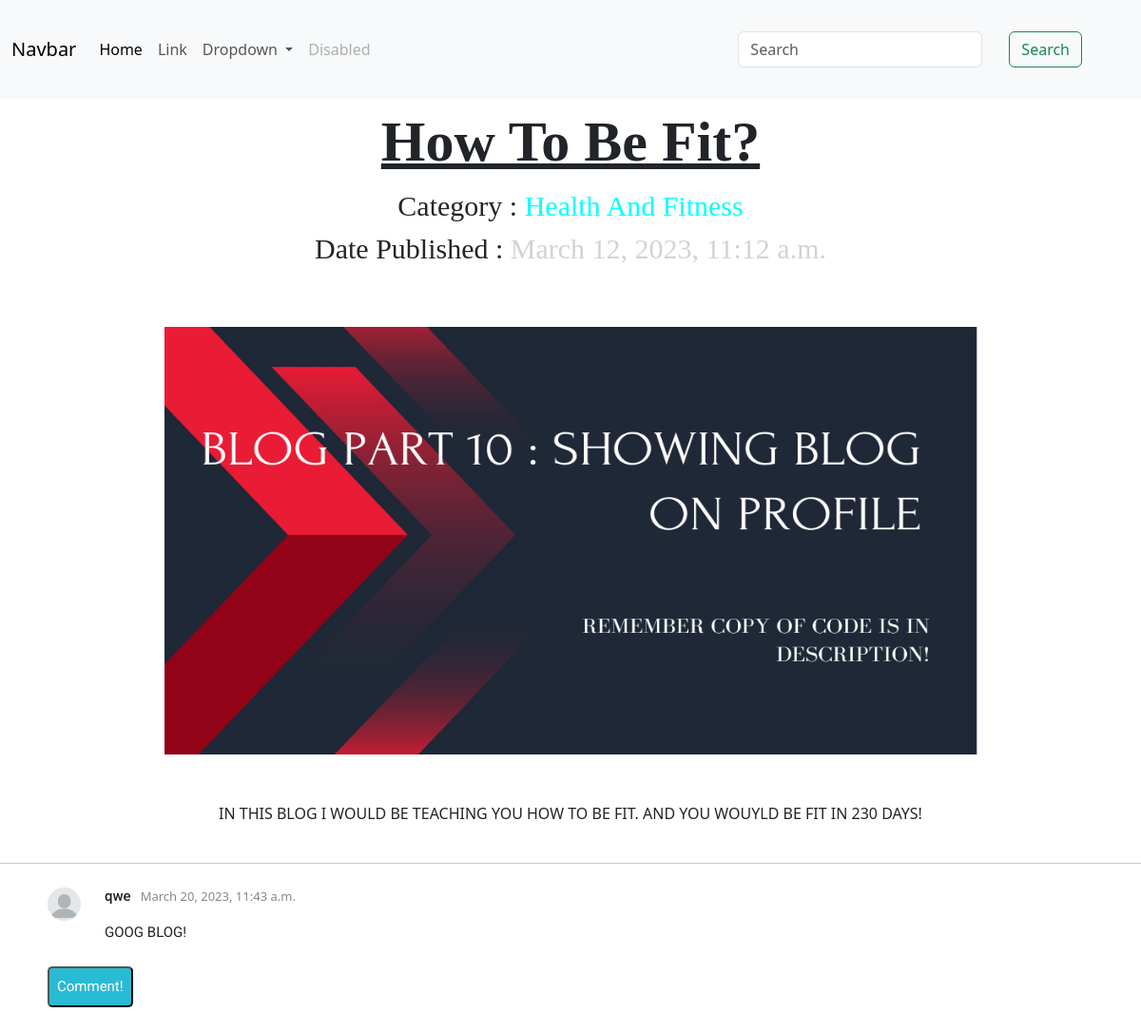
/blogapp/blog_details/4, run on an earlier commit of the app's database.
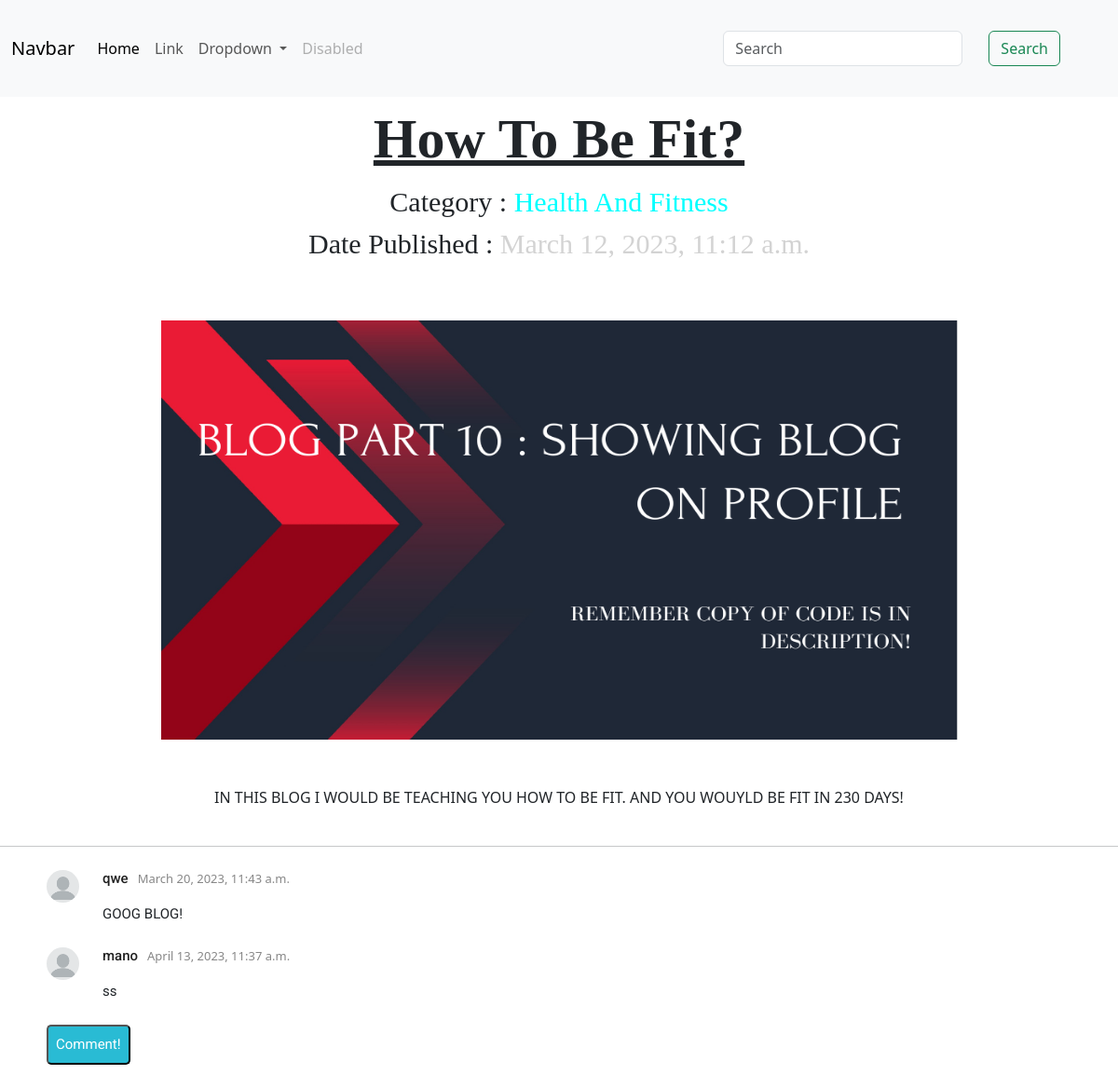
And on a later commit of the database.
### blogapp/models.py (models this page shows)
class Blog_Model(models.Model):
    author = models.ForeignKey(User,on_delete=models.CASCADE,related_name='blog_author')
    title = models.CharField(max_length=15)
    image = models.ImageField(upload_to='blog_pics')
    description = models.TextField()
    category = models.CharField(max_length=60)
    date_added = models.DateTimeField(auto_now_add=True)

class Comment(models.Model):
    user = models.ForeignKey(User,on_delete=models.CASCADE,related_name='user_comment')
    blog = models.ForeignKey(Blog_Model,on_delete=models.CASCADE,related_name='blog_comment')
    comment = models.CharField(max_length=100)
    uploaded_date = models.DateTimeField(auto_now_add=True)

### blogapp/views.py (the view)
# urls.py: path('blog_details/<pk>',views.Blog_Details,name='blog_details'),
def Blog_Details(request,pk):
    blog_model = Blog_Model.objects.get(pk=pk)
    form = Create_Comment_Form()
    current_user = request.user
    comments = Comment.objects.filter(blog=blog_model)
    if current_user.is_authenticated:
        if request.method == 'POST':
            form = Create_Comment_Form(request.POST)
            if form.is_valid():
                form_instance = form.save(commit=False)
                form_instance.user = request.user
                form_instance.blog = blog_model
                form_instance.save()
                return HttpResponse('Congratulations! Your Comment Is Published!')
        dict = {'form':form,'blog_model':blog_model,'comments':comments}
        return render(request,'blogapp/blog_details.html',dict)
    else:
        dict = {'blog_model':blog_model,'comments':comments}
        return render(request,'blogapp/blog_details.html',dict)

### templates/blogapp/blog_details.html (shortened to what this page needs)
{% extends 'base.html' %}
{% block bodyblock %}
<div class="main-div">
    <div class="heading-div">
        <span class="title">{{blog_model.title}}</span>
        <span class="category">Category : <span class="category-span">{{blog_model.category}}</span></span>
        <span class="date">Date Published : <span class="date_added">{{blog_model.date_added}}</span></span>
    </div>
    <div class="body-div">
        <img src="/media/{{blog_model.image}}" class="image">
        <span>{{blog_model.description}}</span>
    </div>
</div>
<hr>
{%for comment in comments%}
<div class="comments_div">
    {%if comment.user.user_profile.profile_pic%}
    <div class="comment_image">
        <img src="{{comment.user.user_profile.profile_pic.url}}" alt="">
    </div>
    {%else%}
    <div class="comment_image"><img src="/media/profile_pics/user.png" alt=""></div>
    {%endif%}
    <div class="comment_content">
        <div class="comment_heading">
            <h3>{{comment.user.username}}</h3>
            <p>{{comment.uploaded_date}}</p>
        </div>
        <div class="comment_body">
            {{comment.comment}}
        </div>
    </div>
</div>
{%empty%}
<h1>No Comments In Here!</h1>
{%endfor%}
<div class="form_div">
    <form method="post">
        <button type="submit">Comment!</button>
    </form>
</div>
{% endblock bodyblock %}

### templates/base.html (shortened to what this page needs)
<!DOCTYPE html>
<html lang="en">
<head>
    <link href="https://cdn.jsdelivr.net/npm/bootstrap@5.3.0-alpha1/dist/css/bootstrap.min.css" rel="stylesheet"
>
</head>
<body>
    {%include 'navbar.html'%}
    {%block bodyblock%} {%endblock%}
</body>
</html>

### templates/navbar.html (shortened to what this page needs)
<nav class="navbar navbar-expand-lg bg-body-tertiary">
    <div class="container-fluid">
        <a class="navbar-brand" href="#">Navbar</a>
        <div class="collapse navbar-collapse" id="navbarSupportedContent">
            <ul class="navbar-nav me-auto mb-2 mb-lg-0">
                <li class="nav-item">
                    <a class="nav-link active" aria-current="page" href="#">Home</a>
                </li>
                <li class="nav-item">
                    <a class="nav-link" href="#">Link</a>
                </li>
                <li class="nav-item dropdown">
                    <a class="nav-link dropdown-toggle" href="#" role="button" data-bs-toggle="dropdown"
                        aria-expanded="false">
                        Dropdown
                    </a>
                </li>
                <li class="nav-item">
                    <a class="nav-link disabled">Disabled</a>
                </li>
            </ul>
            <form class="d-flex" role="search">
                <input class="form-control me-2" type="search" placeholder="Search" aria-label="Search">
                <button class="btn btn-outline-success" type="submit">Search</button>
            </form>
        </div>
    </div>
</nav>

### templates/blogapp/blog_details.html (style rules this page uses)
.main-div { display: flex; flex-direction: column; }
.heading-div { display: flex; flex-direction: column; justify-content: center; align-items: center; }
.title { font-size: 60px; font-weight: bold; text-decoration: underline; font-family: Georgia, 'Times New Roman', Times, serif; }
.category, .date { padding-left: 0; margin-left: 0; font-family: Georgia, 'Times New Roman', Times, serif; font-size: 30px; }
.category-span { color: aqua; }
.date_added { color: lightgray; }
.body-div { display: flex; flex-direction: column; justify-content: center; align-items: center; margin-top: 60px; }
.image { height: 450px; width: 855px; margin-bottom: 50px; }
.comments_div { display: flex; flex-direction: row; justify-content: flex-start; align-items: flex-start; }
hr { margin-top: 40px; margin-bottom: 25px; }
.comments_div { display: flex; gap: 25px; margin-left: 50px; margin-bottom: 25px; }
.comment_image img { width: 35px; height: 35px; border-radius: 50%; }
.comment_content { display: flex; flex-direction: column; align-items: flex-start; }
.comment_content .comment_heading h3 { font-size: 15px; color: #212121; font-family: "Roboto", sans-serif; }
.comment_content .comment_heading p { font-size: 13px; color: #2121218A; }
.comment_heading { display: flex; flex-direction: row; gap: 10px; }
.comment_body { font-size: 15px; font-family: "Roboto", sans-serif; }
form { display: flex; gap: 20px; margin: 25px 50px; align-items: center; }
form button { background-color: rgb(41, 187, 212); color: white; border-radius: 5px; padding: 8px; font-size: 15px; font-family: "Roboto", sans-serif; transition: 0.4s ease-in; }

What changed in the data, as far as the page shows it:
added Comment: user.username "mano", uploaded_date "April 13, 2023, 11:37 a.m.", comment "ss"
